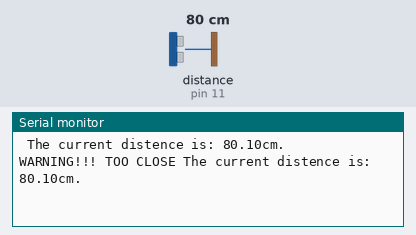
Simulated run of this sketch. Board: Arduino Uno, built with avr-gcc and run on an emulated ATmega328P. Parts: the last lines printed to the serial monitor. Wiring (inferred from the names in the program): ultrasonic range finder: trigger pin 12; echo pin 11. The test bench sets the inputs (shaded band); at power-on: distance to the obstacle (sensor on pin 11) 80 cm. The echo pulse lasts 58.3 µs per cm.

Above: at 1.8 s.
1.9 s: distance to the obstacle (sensor on pin 11) set to 2 cm
At 2.6 s:
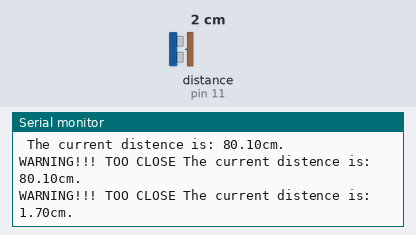
3.4 s: distance to the obstacle (sensor on pin 11) set to 4 cm
At 4.8 s:
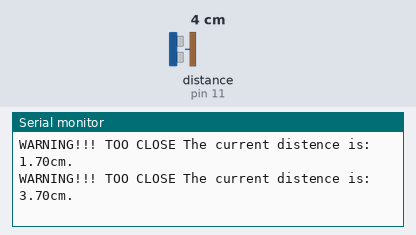
Timing chart, 0 to 6.4 s (numbered marks = the images above; inputs shaded):
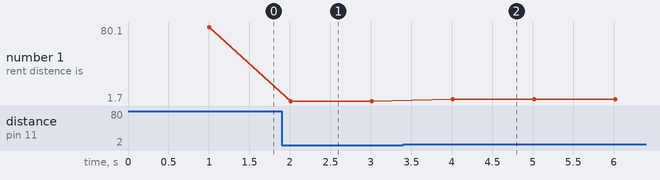

Measured:
- after the input at 1.9 s, the serial monitor: prints a new line after 0.11 s (image 1)
- after the input at 3.4 s, the serial monitor: prints a new line after 0.61 s (image 2)
- plotted number 1: 80.1 → 1.7 after the input at 1.9 s, 1.7 → 3.7 after the input at 3.4 s

The sketch:

project_code.ino
```cpp
/* Student name: Yuntan SUN
 *  Student ID: 218011232
 *  Description:  use the multiple sensors
 */


const int TrigPin = 12;
const int EchoPin = 11;

float cm;
 void setup(){
  pinMode(TrigPin, OUTPUT);
  pinMode(EchoPin, INPUT);

  Serial.begin(9600);
 }

 void loop(){
  digitalWrite(TrigPin, LOW);
  delayMicroseconds(2);
  digitalWrite(TrigPin, HIGH);
  delayMicroseconds(10);
  digitalWrite(TrigPin, LOW);

  cm = pulseIn(EchoPin, HIGH) / 58.0;
  cm = (int(cm * 100.0)) / 100.0;
  Serial.print(" The current distence is: ");
  Serial.print(cm);
  Serial.print("cm. ");
  Serial.println();
  delay(1000);
  if (cm < 100){
    Serial.print("WARNING!!! TOO CLOSE");
  }
 }
```
